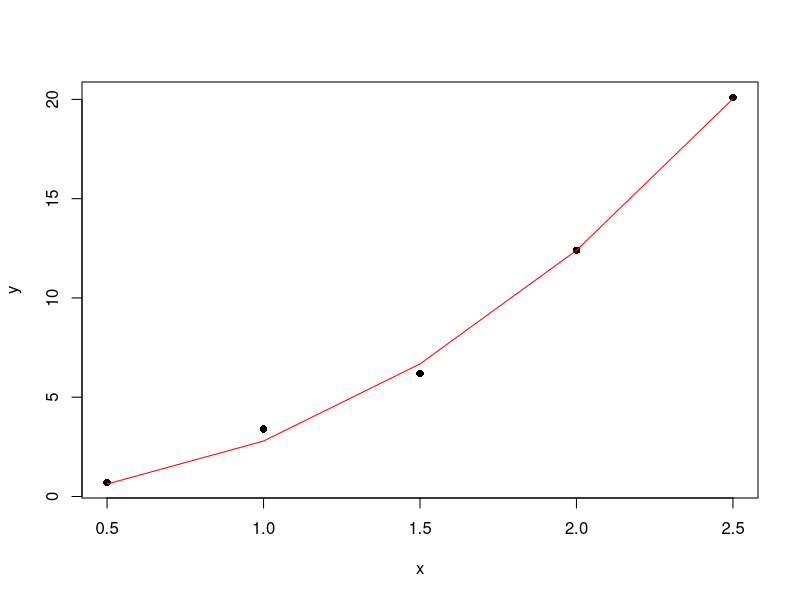
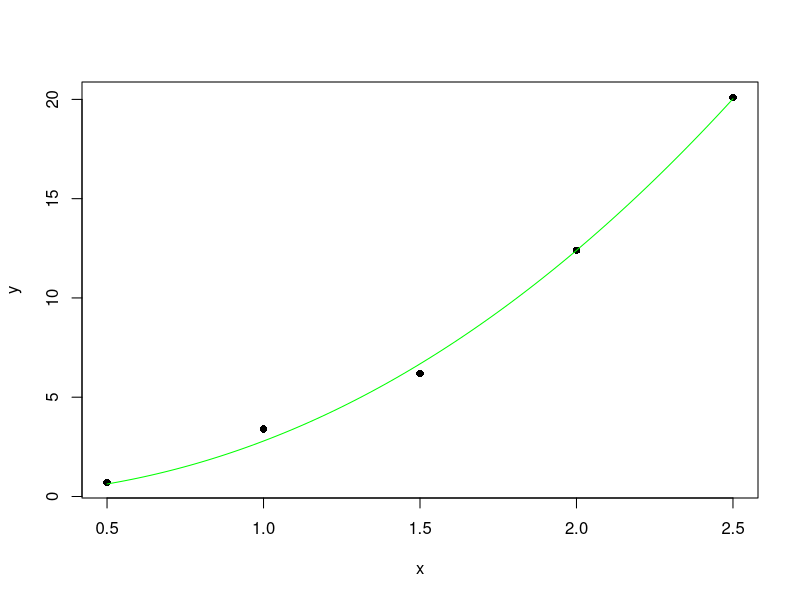

Source code (R) for these figures, in order:
x <- c(.5, 1, 1.5, 2, 2.5)
y <- c(.7, 3.4, 6.2, 12.4, 20.1)
myData <- data.frame(x,y)
fit <- nls(y~a*x^n, data = myData, start = list(a = 1, n = 1))
coefList <- coef(fit)
a <- coefList[1]
n <- coefList[2]

plot(x, y, pch = 16, col = "black")
lines(x, predict(fit), col = "red") #Linear Connection

plot(x, y, pch = 16, col = "black", add = FALSE)
curve(a*x^n, col = "green", add = TRUE, ) #Predicted Model